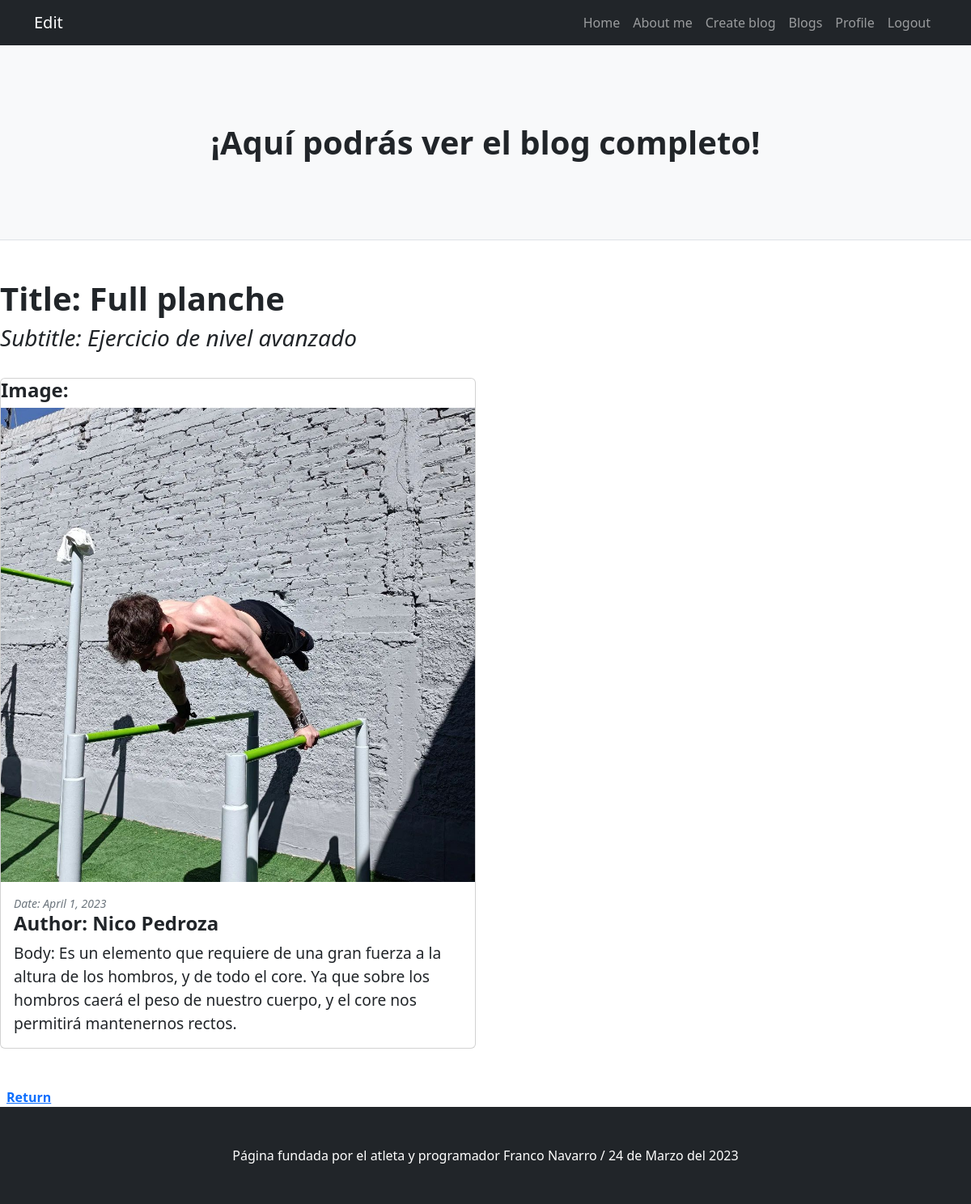
The app's page /Principal/blogdetail/18/ (signed in) with its own data.
### Principal/models.py (models this page shows, shortened)
class Blog (models.Model):
    title = models.CharField(max_length=100)
    subtitle = models.CharField(max_length=200)
    body = models.TextField()
    author = models.CharField(max_length=50)
    date = models.DateField(default=timezone.now)
    image = models.ImageField(upload_to='images/', null=True, blank=True, default=None)
    class Meta:
        db_table = 'Principal_blog'

### Principal/views.py (the view)
# urls.py: path('blogdetail/<int:pk>/', BlogDetail.as_view(), name='BlogDetail'),
class BlogDetail(LoginRequiredMixin, DetailView):
    model = Blog
    template_name = 'Principal/detailblog.html'

### Principal/templates/Principal/detailblog.html (shortened to what this page needs)
<!DOCTYPE html>
<html lang="en">
    <head>
        {% load static %}
        <link href="{% static 'Principal/css/styles.css' %}" rel="stylesheet" />
    </head>
    <body>
        <nav class="navbar navbar-expand-lg navbar-dark bg-dark">
            <div class="container">
                <a class="navbar-brand" href="#!">Edit</a>
                <div class="collapse navbar-collapse" id="navbarSupportedContent">
                    <ul class="navbar-nav ms-auto mb-2 mb-lg-0">
                        <li class="nav-item"><a class="nav-link" href="{% url 'Index' %}">Home</a></li>
                        <li class="nav-item"><a class="nav-link" href="{% url 'Aboutme' %}">About me</a></li>
                        <li class="nav-item"><a class="nav-link" href="{% url 'CreateBlog' %}">Create blog</a></li>
                        <li class="nav-item"><a class="nav-link" href="{% url 'Blogs' %}">Blogs</a></li>
                        <li class="nav-item"><a class="nav-link" href="{% url 'Profile' %}">Profile</a></li>
                        <li class="nav-item"><a class="nav-link" href="{% url 'Logout' %}">Logout</a></li>
                    </ul>
                </div>
            </div>
        </nav>
        <header class="py-5 bg-light border-bottom mb-4">
            <div class="container">
                <div class="text-center my-5">
                    <h1 class="fw-bolder">¡Aquí podrás ver el blog completo!</h1>
                </div>
            </div>
        </header>
        {% block changes %}
             {% if blog.image %}
                <br>
                <h1><b>Title: {{blog.title}}</b></h1>
                <h3><i>Subtitle: {{blog.subtitle}}</i></h3>
                <br>
                <div class="row">
                    <div class="col-lg-6">
                        <div class="card mb-4">
                            <h4><b>Image:</b></h4>
                            <img src="{{ blog.image.url }}" alt="">
                            <div class="card-body">
                                <div class="small text-muted"><i>Date: {{blog.date}}</i></div>
                                <h4 class="card-title h4"><b>Author: {{blog.author}}</b></h4>
                                <p class="card-text"><big>Body: {{blog.body}}</big></p>
                            </div>
                        </div>
                    </div>
                </div>
                <br>
                <a href="{% url 'Blogs' %}" class="px-2 py-2 ml-md-1 rounded"><b> Return</b></a>
                <br>
            {% endif %}
        {% endblock %}
        <footer class="py-5 bg-dark">
            <div class="container"><p class="m-0 text-center text-white">Página fundada por el atleta y programador Franco Navarro / 24 de Marzo del 2023</p></div>
        </footer>
    </body>
</html>

### records on screen
Blog: title "Full planche", subtitle "Ejercicio de nivel avanzado", image (picture), date "April 1, 2023", author "Nico Pedroza", body "Es un elemento que requiere de una gran fuerza a la altura de los hombros, y de todo el core. Ya que sobre los hombros caerá el peso de nuestro cuerpo, y el core nos permitirá mantenernos rectos."
